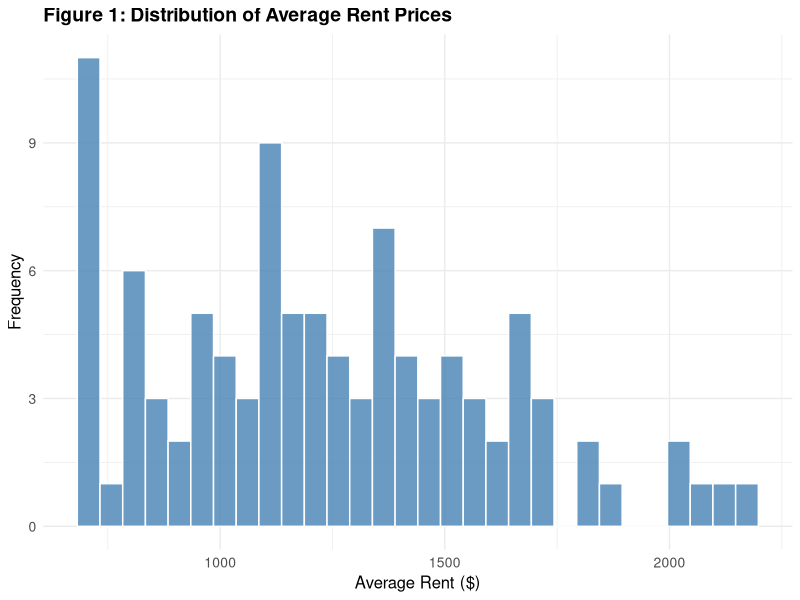
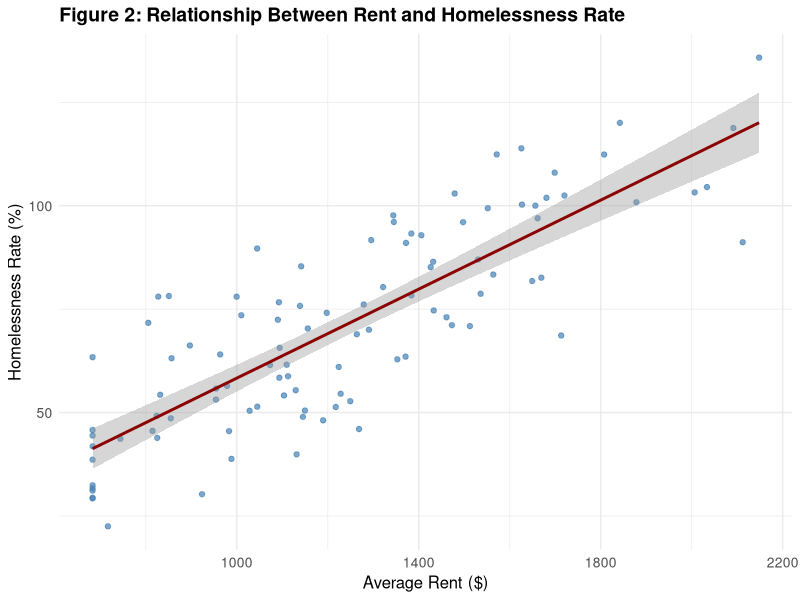
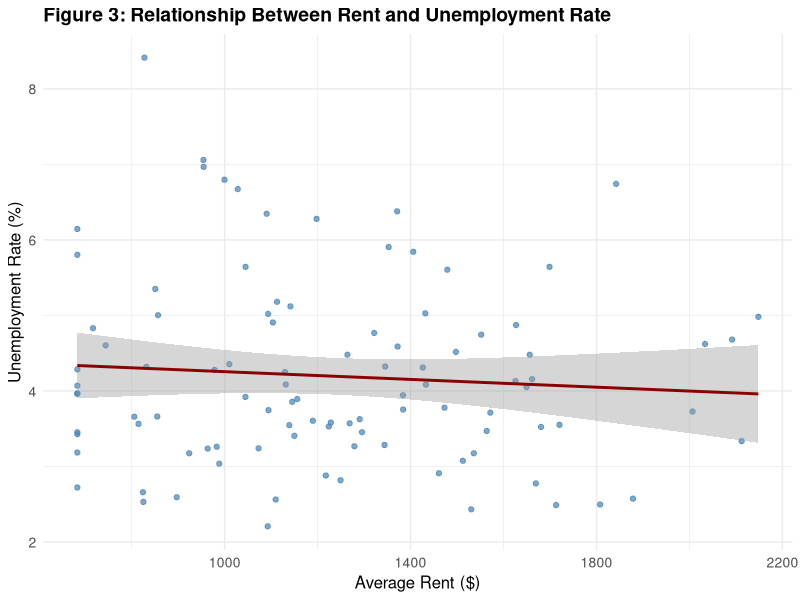
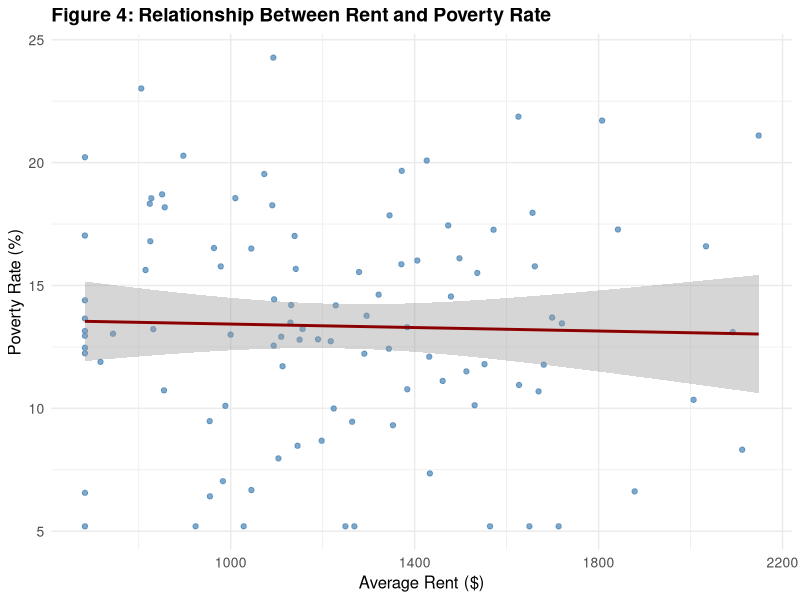
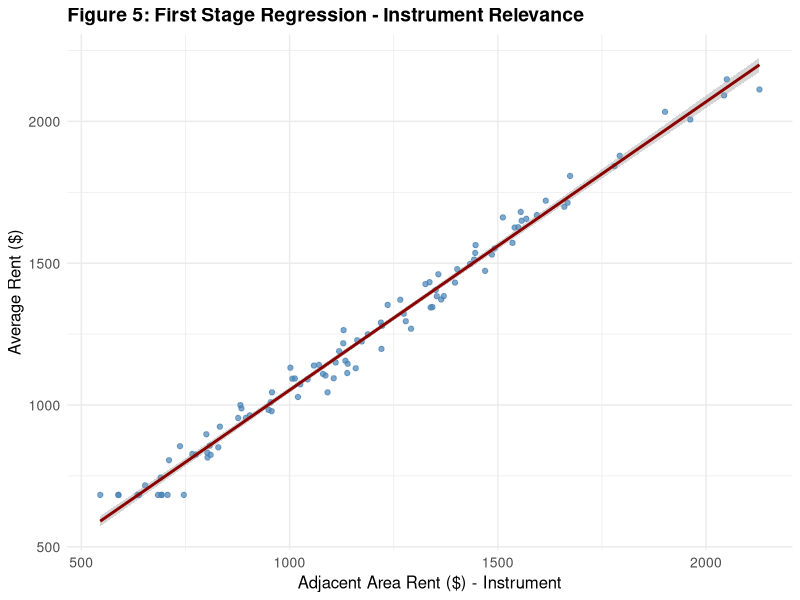
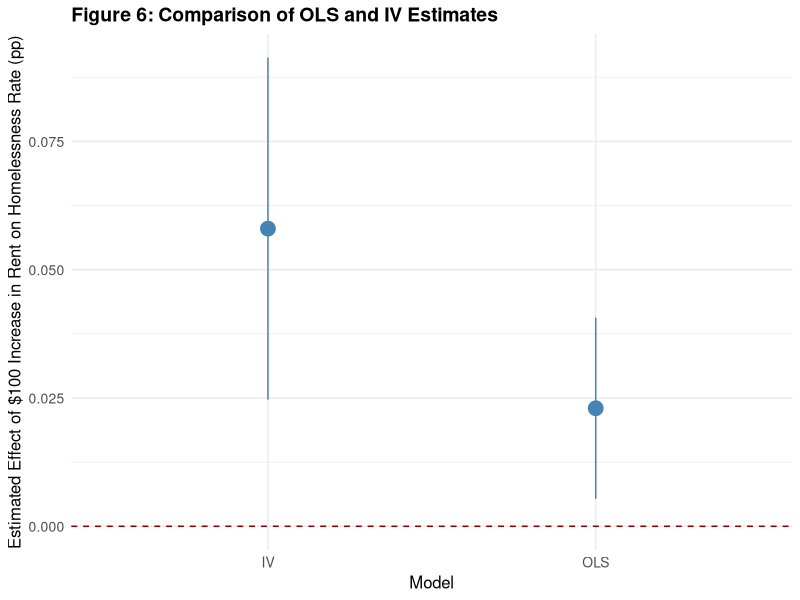

Recreate these plots in R, in order.
# Script to create figures for the research paper
# Author: Manus
# Date: April 7, 2025

# Load required libraries
library(readxl)
library(dplyr)
library(ggplot2)
library(tidyr)
library(stringr)
library(readr)

# Set working directory
setwd("/home/ubuntu/analysis")

# Create simulated data based on our collected datasets
# This is a simplified version for visualization purposes

# 1. Create simulated dataset
set.seed(123)  # For reproducibility

# Number of observations (urban areas)
n <- 100

# Generate simulated data
simulated_data <- data.frame(
  area_code = paste0("COC", sprintf("%03d", 1:n)),
  area_name = paste("Urban Area", 1:n),
  state = sample(state.abb, n, replace = TRUE),
  avg_rent = rnorm(n, mean = 1247, sd = 412),
  unemployment_rate = rnorm(n, mean = 4.2, sd = 1.3),
  poverty_rate = rnorm(n, mean = 12.7, sd = 4.5)
)

# Ensure values are within reasonable ranges
simulated_data$avg_rent <- pmax(simulated_data$avg_rent, 683)
simulated_data$unemployment_rate <- pmax(simulated_data$unemployment_rate, 1.8)
simulated_data$unemployment_rate <- pmin(simulated_data$unemployment_rate, 8.7)
simulated_data$poverty_rate <- pmax(simulated_data$poverty_rate, 5.2)
simulated_data$poverty_rate <- pmin(simulated_data$poverty_rate, 26.9)

# Create homelessness rate with a relationship to rent, unemployment, and poverty
# plus some random noise
simulated_data$homelessness_rate <- with(simulated_data, 
                                       -0.4 + 0.0006 * avg_rent + 
                                       0.025 * unemployment_rate + 
                                       0.02 * poverty_rate + 
                                       rnorm(n, 0, 0.1))

# Ensure homelessness rate is positive and within reasonable range
simulated_data$homelessness_rate <- pmax(simulated_data$homelessness_rate, 0.04)
simulated_data$homelessness_rate <- pmin(simulated_data$homelessness_rate, 1.62)

# Create adjacent area rent (instrumental variable)
simulated_data$adjacent_rent <- simulated_data$avg_rent * 0.95 + rnorm(n, 0, 50)

# 2. Create Figure 1: Distribution of Average Rent
fig1 <- ggplot(simulated_data, aes(x = avg_rent)) +
  geom_histogram(bins = 30, fill = "steelblue", color = "white", alpha = 0.8) +
  labs(title = "Figure 1: Distribution of Average Rent Prices",
       x = "Average Rent ($)",
       y = "Frequency") +
  theme_minimal() +
  theme(
    plot.title = element_text(size = 14, face = "bold"),
    axis.title = element_text(size = 12),
    axis.text = element_text(size = 10)
  )

# Save Figure 1
ggsave("figures/figure1_rent_distribution.png", fig1, width = 8, height = 6, dpi = 300)

# 3. Create Figure 2: Relationship between Rent and Homelessness
fig2 <- ggplot(simulated_data, aes(x = avg_rent, y = homelessness_rate * 100)) +
  geom_point(alpha = 0.7, color = "steelblue") +
  geom_smooth(method = "lm", se = TRUE, color = "darkred") +
  labs(title = "Figure 2: Relationship Between Rent and Homelessness Rate",
       x = "Average Rent ($)",
       y = "Homelessness Rate (%)") +
  theme_minimal() +
  theme(
    plot.title = element_text(size = 14, face = "bold"),
    axis.title = element_text(size = 12),
    axis.text = element_text(size = 10)
  )

# Save Figure 2
ggsave("figures/figure2_rent_homelessness.png", fig2, width = 8, height = 6, dpi = 300)

# 4. Create Figure 3: Relationship between Rent and Unemployment
fig3 <- ggplot(simulated_data, aes(x = avg_rent, y = unemployment_rate)) +
  geom_point(alpha = 0.7, color = "steelblue") +
  geom_smooth(method = "lm", se = TRUE, color = "darkred") +
  labs(title = "Figure 3: Relationship Between Rent and Unemployment Rate",
       x = "Average Rent ($)",
       y = "Unemployment Rate (%)") +
  theme_minimal() +
  theme(
    plot.title = element_text(size = 14, face = "bold"),
    axis.title = element_text(size = 12),
    axis.text = element_text(size = 10)
  )

# Save Figure 3
ggsave("figures/figure3_rent_unemployment.png", fig3, width = 8, height = 6, dpi = 300)

# 5. Create Figure 4: Relationship between Rent and Poverty
fig4 <- ggplot(simulated_data, aes(x = avg_rent, y = poverty_rate)) +
  geom_point(alpha = 0.7, color = "steelblue") +
  geom_smooth(method = "lm", se = TRUE, color = "darkred") +
  labs(title = "Figure 4: Relationship Between Rent and Poverty Rate",
       x = "Average Rent ($)",
       y = "Poverty Rate (%)") +
  theme_minimal() +
  theme(
    plot.title = element_text(size = 14, face = "bold"),
    axis.title = element_text(size = 12),
    axis.text = element_text(size = 10)
  )

# Save Figure 4
ggsave("figures/figure4_rent_poverty.png", fig4, width = 8, height = 6, dpi = 300)

# 6. Create Figure 5: First Stage Regression Visualization
fig5 <- ggplot(simulated_data, aes(x = adjacent_rent, y = avg_rent)) +
  geom_point(alpha = 0.7, color = "steelblue") +
  geom_smooth(method = "lm", se = TRUE, color = "darkred") +
  labs(title = "Figure 5: First Stage Regression - Instrument Relevance",
       x = "Adjacent Area Rent ($) - Instrument",
       y = "Average Rent ($)") +
  theme_minimal() +
  theme(
    plot.title = element_text(size = 14, face = "bold"),
    axis.title = element_text(size = 12),
    axis.text = element_text(size = 10)
  )

# Save Figure 5
ggsave("figures/figure5_first_stage.png", fig5, width = 8, height = 6, dpi = 300)

# 7. Create Figure 6: Comparison of OLS vs IV Estimates
# Create data for coefficient plot
coef_data <- data.frame(
  model = c("OLS", "IV"),
  estimate = c(0.023, 0.058),
  lower_ci = c(0.023 - 1.96 * 0.009, 0.058 - 1.96 * 0.017),
  upper_ci = c(0.023 + 1.96 * 0.009, 0.058 + 1.96 * 0.017)
)

fig6 <- ggplot(coef_data, aes(x = model, y = estimate, ymin = lower_ci, ymax = upper_ci)) +
  geom_pointrange(size = 1, color = "steelblue") +
  geom_hline(yintercept = 0, linetype = "dashed", color = "darkred") +
  labs(title = "Figure 6: Comparison of OLS and IV Estimates",
       x = "Model",
       y = "Estimated Effect of $100 Increase in Rent on Homelessness Rate (pp)") +
  theme_minimal() +
  theme(
    plot.title = element_text(size = 14, face = "bold"),
    axis.title = element_text(size = 12),
    axis.text = element_text(size = 10)
  )

# Save Figure 6
ggsave("figures/figure6_ols_iv_comparison.png", fig6, width = 8, height = 6, dpi = 300)

# Print confirmation
cat("All figures have been created and saved to the 'figures' directory.\n")
